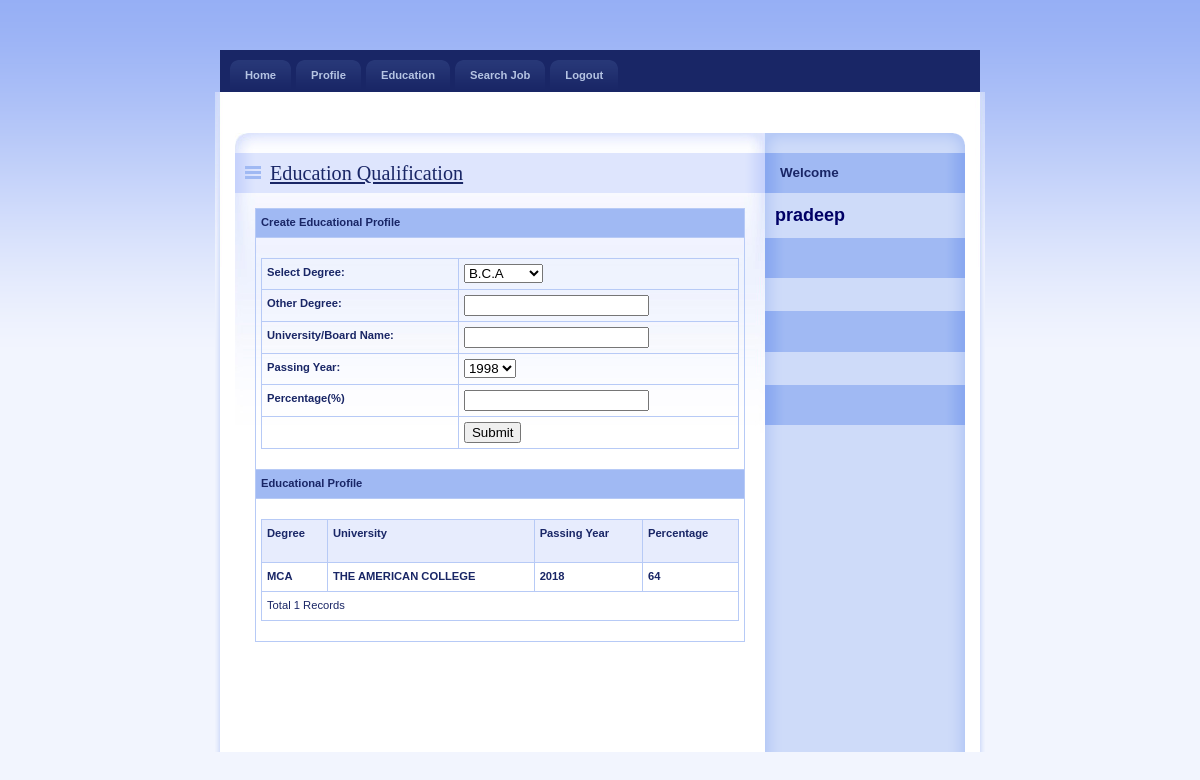
The page /JobSeeker/Education.php (signed in) on the database its author committed.
### tables this page shows
CREATE TABLE `jobseeker_education` (
  `EduId` int(11) NOT NULL,
  `JobSeekId` int(11) NOT NULL,
  `Degree` varchar(20) NOT NULL,
  `University` varchar(100) NOT NULL,
  `PassingYear` mediumint(9) NOT NULL,
  `Percentage` float NOT NULL
);

### JobSeeker/Education.php (the view, shortened to what this page needs)
<!DOCTYPE html PUBLIC "-//W3C//DTD XHTML 1.0 Strict//EN" "http://www.w3.org/TR/xhtml1/DTD/xhtml1-strict.dtd">
<html xmlns="http://www.w3.org/1999/xhtml" xml:lang="cs" lang="cs">
<head>
    <link rel="stylesheet" media="screen,projection" type="text/css" href="./css/main.css" />
    <link rel="stylesheet" media="print" type="text/css" href="./css/print.css" />
    <link rel="stylesheet" media="aural" type="text/css" href="./css/aural.css" />
    <link href="../SpryAssets/SpryValidationTextField.css" rel="stylesheet" type="text/css" />
</head>
<body id="www-url-cz">
<div id="main" class="box">
<?php
include "menu.php"
?>
    <div id="page" class="box">
    <div id="page-in" class="box">
        <div id="strip" class="box noprint">
            <p id="breadcrumbs">&nbsp;</p>
        </div>
        <div id="content">
            <div class="article">
                <h2><span><a href="#">Education Qualification </a></span></h2>
              <table width="100%" border="1" cellspacing="2" cellpadding="2">
                  <tr>
                    <td bgcolor="#A0B9F3"><strong>Create Educational Profile</strong></td>
                  </tr>
                  <tr>
                    <td><form id="form1" method="post" action="InsertEdu.php">
                      <table width="100%" border="0" cellspacing="0" cellpadding="0">
                        <tr>
                          <td><strong>Select Degree:</strong></td>
                          <td>
                          <select name="cmbQual" id="cmbQual">
                          <option value="B.C.A">B.C.A</option>
                          </select>                          </td>
                        </tr>
                        <tr>
                          <td><strong>Other Degree:</strong></td>
                          <td><label>
                            <input type="text" name="txtOther" id="txtOther" />
                          </label></td>
                        </tr>
                        <tr>
                          <td><strong>University/Board Name:</strong></td>
                          <td><span id="sprytextfield1">
                            <label>
                            <input type="text" name="txtBoard" id="txtBoard" />
                            </label>
                          <span class="textfieldRequiredMsg">A value is required.</span></span></td>
                        </tr>
                        <tr>
                          <td><strong>Passing Year:</strong></td>
                          <td><label>
                            <select name="cmbYear" id="cmbYear">
                              <option>1998</option>
                            </select>
                          </label></td>
                        </tr>
                        <tr>
                          <td><strong>Percentage(%)</strong></td>
                          <td><span id="sprytextfield2">
                            <label>
                            <input type="text" name="txtPer" id="txtPer" />
                            </label>
                          <span class="textfieldRequiredMsg">A value is required.</span></span></td>
                        </tr>
                        <tr>
                          <td>&nbsp;</td>
                          <td><label>
                            <input type="submit" name="button" id="button" value="Submit" />
                          </label></td>
                        </tr>
                      </table>
                                        </form>
                    </td>
                  </tr>
                  <tr>
                    <td bgcolor="#A0B9F3"><strong>Educational Profile</strong></td>
                  </tr>
                  <tr>
                    <td><table width="100%" border="1" cellpadding="1" cellspacing="2" bordercolor="#006699" >
                      <tr>
                        <th height="32" bgcolor="#006699" class="style3"><div align="left" class="style9 style5 style2"><strong>Degree</strong></div></th>
                        <th bgcolor="#006699" class="style3"><div align="left" class="style9 style5 style2"><strong>University</strong></div></th>
                        <th bgcolor="#006699" class="style3"><div align="left" class="style9 style5 style2"><strong>Passing Year</strong></div></th>
                         <th bgcolor="#006699" class="style3"><div align="left" class="style9 style5 style2"><strong>Percentage</strong></div></th>
                      </tr>
                      <?php
					  $ID=$_SESSION['ID'];
$con = mysql_connect("localhost","root");
$sql = "select * from JobSeeker_Education where JobSeekId='".$ID."'";
$result = mysql_query($sql,$con);
while($row = mysql_fetch_array($result))
{
$Degree=$row['Degree'];
$Univ=$row['University'];
$Passing=$row['PassingYear'];
$Per=$row['Percentage'];
?>
                      <tr>
                        <td class="style3"><div align="left" class="style9 style5"><strong><?php echo $Degree;?></strong></div></td>
                        <td class="style3"><div align="left" class="style9 style5"><strong><?php echo $Univ;?></strong></div></td>
                        <td class="style3"><div align="left" class="style9 style5"><strong><?php echo $Passing;?></strong></div></td>
                         <td class="style3"><div align="left" class="style9 style5"><strong><?php echo $Per;?></strong></div></td>
                      </tr>
                      <?php
}
$records = mysql_num_rows($result);
?>
                      <tr>
                        <td colspan="4" class="style3"><div align="left" class="style12"><?php echo "Total ".$records." Records"; ?> </div></td>
                      </tr>
                    </table></td>
                  </tr>
                </table>
                <p>&nbsp;</p>
                <p class="btn-more box noprint">&nbsp;</p>
          </div>
        </div>
<?php
include "right.php"
?>
    </div>
    </div>
</div>
</body>
</html>

### JobSeeker/css/main.css (style rules this page uses)
* { min-height:1px; }
body { border:0; margin:0; padding:0; background:#F2F5FE url("../design/bg.gif") 0 0 repeat-x; font:70%/160% "verdana",sans-serif; color:#192666; _text-align:center; }
a { color:#192666; }
p { border:0; margin:15px 0; padding:0; }
div { display:block; border:0; margin:0; padding:0; }
h1, h2, h3, h4, h5 { border:0; margin:15px 0 10px 0; padding:0; font-weight:bold; }
h2 { font-size:180%; line-height:100%; font-family:"georgia",serif; font-weight:normal; }
table { display:table; border-collapse:collapse; margin:15px 0; padding:0; border:1px solid #B7CAF6; font-size:100%; }
tr { display:table-row; }
th, td { display: table-cell; border:1px solid #B7CAF6; margin:0; padding:5px; vertical-align:top; text-align:left; }
th { background:#E7ECFD; text-align:center; color:#192666; font-weight:bold; }
form { border:0; margin:0; padding:0; }
a, img, span { border:0; margin:0; padding:0; }
strong, .strong { font-weight:bold; }
.box { min-height:1px; _height:1px; }
.box:after { content:"."; display:block; line-height:0px; font-size:0px; visibility:hidden; clear:both; }
#main { width:770px; margin:50px auto 0 auto; _text-align:left; }
#page { width:770px; min-height:1px; background:#FFF url("../design/bg_page.gif") 0 0 repeat-y; _height:1px; }
#page-in { min-height:1px; padding:10px 0; background:url("../design/bg_page_in.jpg") 0 0 no-repeat; _height:1px; }
#strip { position:relative; clear:both; padding:3px 20px 10px 20px; color:#6182D1; }
#strip p { margin:0; }
#strip #breadcrumbs { width:520px; margin:0; padding:0; }
#content { float:left; width:530px; _width:550px; margin:0; padding:0 0 0 20px; }
#content .article { clear:both; margin:0; padding:20px; background:url("../design/content_article_bg.jpg") 0 0 no-repeat; }
#content .article h2 { margin:0 -20px; padding:10px; background:#DEE5FD url("../design/content_title_bg.gif") 0 0 repeat-y; color:#192666; }
#content .article h2 span { background:url("../design/ico_list.gif") 0 50% no-repeat; padding-left:25px; }
#content .article p { text-align:justify; }
#content .btn-more { margin:0 0 15px 0; padding:0; border:0; position:relative; }

### JobSeeker/css/print.css (style rules this page uses)
body { border:0; margin:0; padding:0; font-size:12pt }
a { color:#000; text-decoration:none; }
h1, h2, h3 { page-break-after:avoid; page-break-inside:avoid; }
table { border-collapse: collapse; border-width:1px; border-style:solid; }
th, td { display:table-cell; border-width:1px; border-style:solid; }
.noprint { display:none; }

### JobSeeker/css/aural.css (style rules this page uses)
body { voice-family:paul,male; volume:loud; speech-rate:slow; richness:90; stress:20; }
h1, h2, h3, h4, h5 { cue-before:url("ping.au"); }
p, table { pause:50ms; }
strong { pitch:medium; pitch-range:60; stress:90; richness:90; }

### rows shown on the page
jobseeker_education: Degree "MCA", University "THE AMERICAN COLLEGE", PassingYear "2018", Percentage "64"

### other values the page prints
$records "1"
$_SESSION['Name'] "pradeep"
